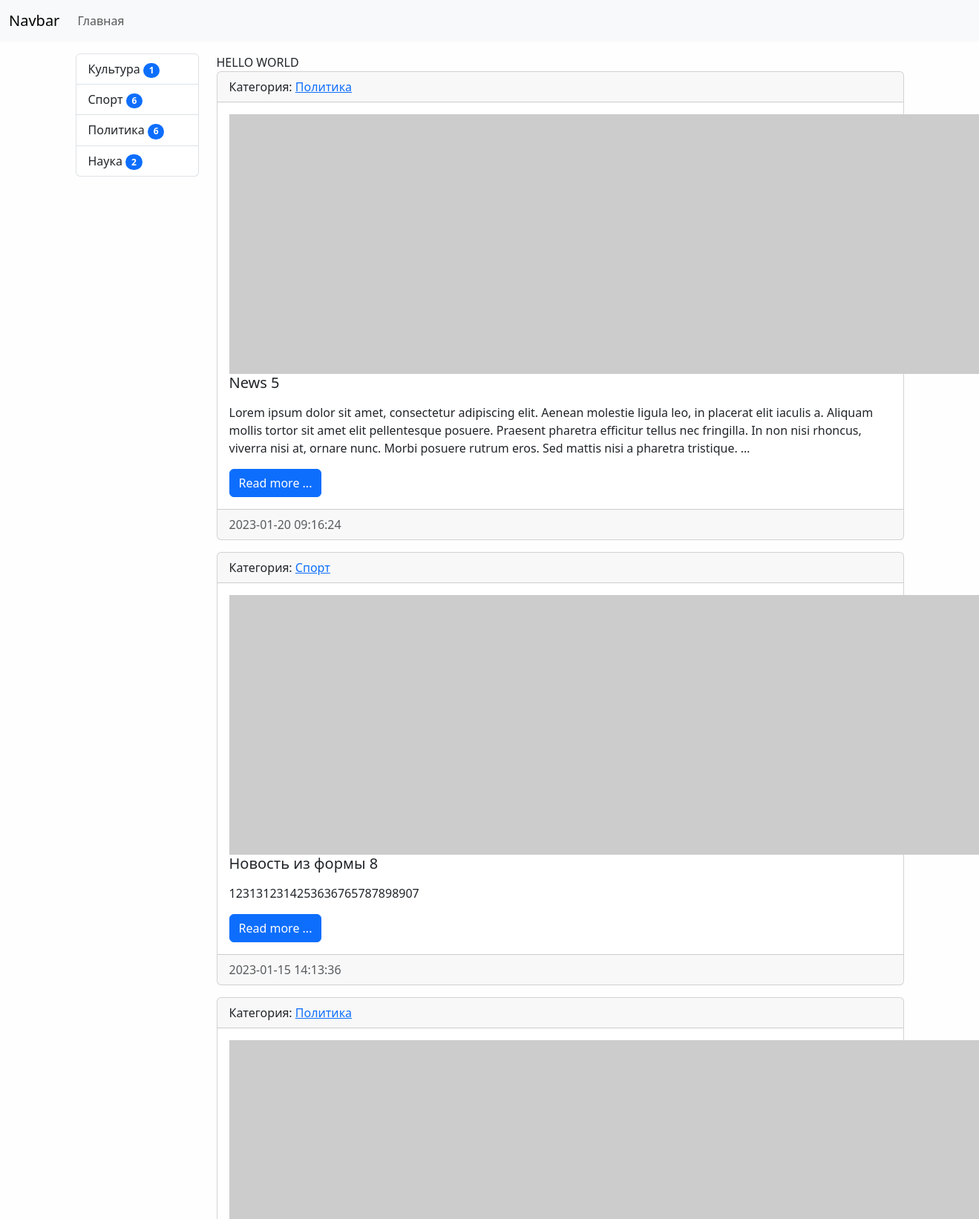
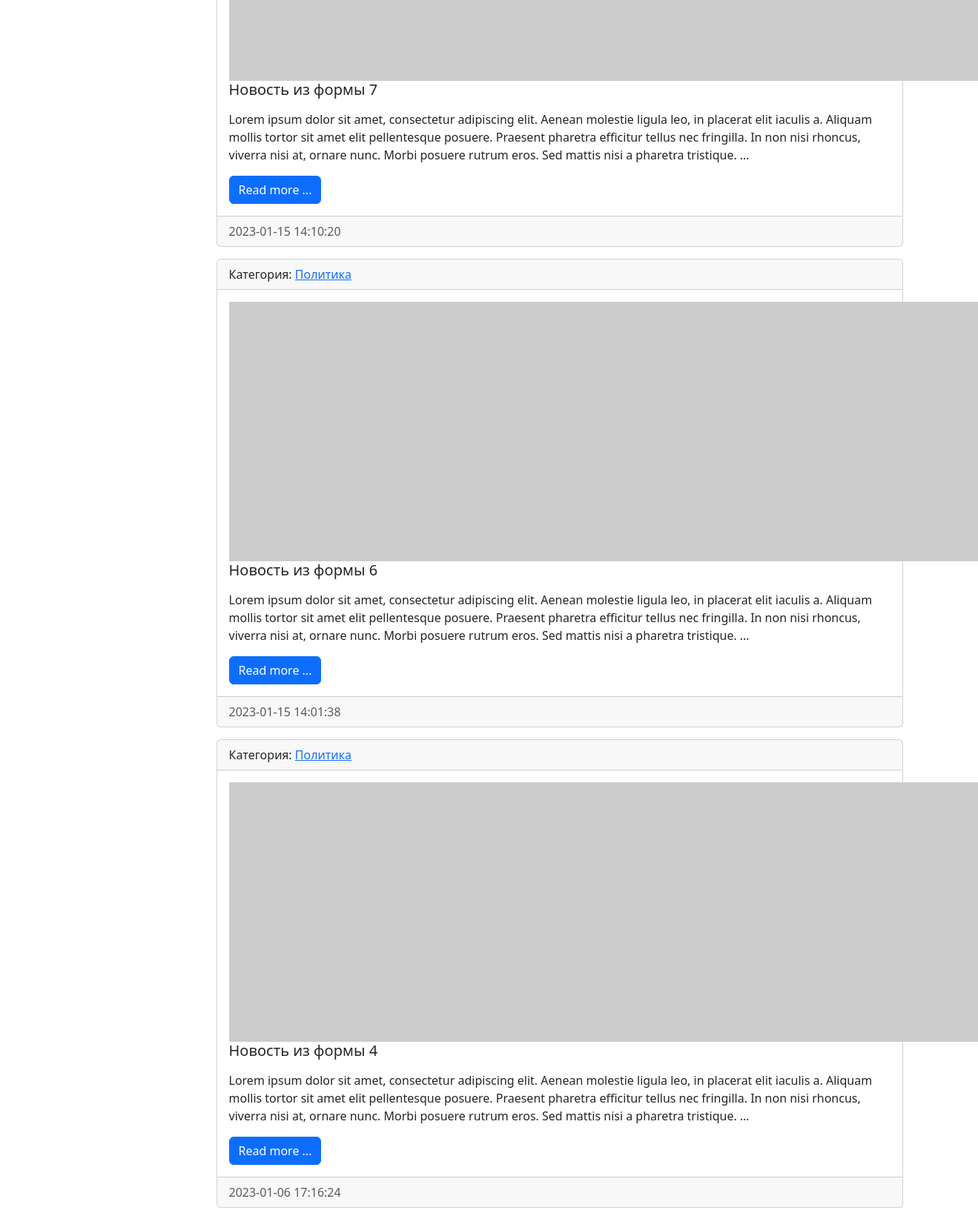
The page / (upper part) on the database its author committed (2 pictures, top to bottom).
### news/models.py (models this page shows, shortened)
class Category(models.Model):
    title = models.CharField(max_length=150, verbose_name='Категория', db_index=True, )
    class Meta:
        verbose_name = 'Категория'
        verbose_name_plural = 'Категории'
        ordering = ['title']
    def get_absolute_url(self):
        return reverse('category', kwargs={'category_id': self.pk})

class News(models.Model):
    title = models.CharField(max_length=150, verbose_name='Наименование')
    content = models.TextField(blank=True, verbose_name='Контент')
    created_at = models.DateTimeField(auto_now_add=True, verbose_name='Создана')
    updated_at = models.DateTimeField(auto_now=True, verbose_name='Обновлена')
    photo = models.ImageField(upload_to='photos/%Y/%m/%d', verbose_name='Фото', blank=True)
    is_publishes = models.BooleanField(default=True, verbose_name='Размещена')
    category = models.ForeignKey('Category', on_delete=models.PROTECT, verbose_name='Категория') #  null=True,
    views = models.IntegerField(default=0)
    def get_absolute_url(self):
        return reverse('view_news', kwargs={'pk': self.pk})
    class Meta:
        verbose_name = 'Новости'
        verbose_name_plural = 'Новости'
        ordering = ['-created_at']

### news/views.py (the view)
# urls.py: path('', HomeNews.as_view(), name='home'),
class HomeNews(MyMixin, ListView):
    model = News
    template_name = 'news/home_news_list.html'
    context_object_name = 'news'
    mixin_prop = 'hello world'
    def get_context_data(self, *, object_list=None, **kwargs):
        context = super().get_context_data(**kwargs)
        context['title'] = self.get_upper('Главная страница')
        context['mixin_prop'] = self.get_prop()
        return context
    def get_queryset(self):
        return News.objects.filter(is_publishes=True).select_related('category')

### news/templatetags/news_tags.py (called while the page is built)
@register.inclusion_tag('news/list_categories.html')
def show_categories(arg1='Hello', arg2='world'):
    categories = Category.objects.annotate(cnt=Count('news')).filter(cnt__gt=0)
    return {'categories': categories, 'arg1': arg1, 'arg2': arg2}

### news/utils.py (called while the page is built)
    def get_prop(self):
        return self.mixin_prop.upper()

    def get_upper(self, s):
        if isinstance(s, str):
            return s.upper()
        else:
            return s.title.upper()

### news/templates/news/home_news_list.html (shortened to what this page needs)
{% extends 'base.html' %}
{% block sidebar %}
{% include 'inc/_sidebar.html' %}
{% endblock %}
{% block content %}
{{ mixin_prop }}
{% for item in news %}
    <div class="card mb-3">
        <div class="card-header">
            Категория: <a href="{{ item.category.get_absolute_url }}"> {{ item.category.title}} </a>
        </div>
        <div class="card-body">
            <div class="media">
                {% if item.photo %}
                <img src="{{ item.photo.url }}" alt="" width="350" class="mr-3">
                {% else %}
                <img src="https://picsum.photos/id/1060/350/225/?blur=2" alt="" class="mr-3">
                {% endif %}
                <div class="media-body">
                    <h5 class="card-title">{{ item.title }}</h5>
                    <p class="card-text">{{ item.content|linebreaks|truncatewords:50 }}</p>
                    <a href="{{ item.get_absolute_url}}" class="btn btn-primary">Read more ...</a>
                </div>
            </div>
        </div>
        <div class="card-footer text-muted">
            {{ item.created_at|date:"Y-m-d H:i:s" }}
        </div>
    </div>
{% endfor %}
{% endblock %}

### news/templates/news/list_categories.html
<div class="list-group">
    {% for item in categories %}
    <a href="{{ item.get_absolute_url }}" class="list-group-item list-group-item-action">
        {{ item.title }} <span class="badge bg-primary rounded-pill">     {{ item.cnt }}
    </span> </a>
    {% endfor %}
</div>

### yasite/static/css/style.css (style rules this page uses)
body { background-color: #fefefe; }

### rows shown on the page
Category: title "Культура", cnt "1"
Category: title "Спорт", cnt "6"
Category: title "Политика", cnt "6"
Category: title "Наука", cnt "2"
News: category "Политика", title "News 5", content "Lorem ipsum dolor sit amet, consectetur adipiscing elit. Aenean molestie ligula leo, in placerat elit iaculis a. Aliquam mollis tortor sit amet elit pellentesque posuere. Praesent pharetra efficitur tellus nec fringilla. In non nisi rhoncus, viverra nisi at, ornare nunc. Morbi posuere rutrum eros. Sed mattis nisi a pharetra tristique. …", created_at "2023-01-20 09:16:24"
News: category "Спорт", title "Новость из формы 8", content "1231312314253636765787898907", created_at "2023-01-15 14:13:36"
News: category "Политика", title "Новость из формы 7", content "Lorem ipsum dolor sit amet, consectetur adipiscing elit. Aenean molestie ligula leo, in placerat elit iaculis a. Aliquam mollis tortor sit amet elit pellentesque posuere. Praesent pharetra efficitur tellus nec fringilla. In non nisi rhoncus, viverra nisi at, ornare nunc. Morbi posuere rutrum eros. Sed mattis nisi a pharetra tristique. …", created_at "2023-01-15 14:10:20"
News: category "Политика", title "Новость из формы 6", content "Lorem ipsum dolor sit amet, consectetur adipiscing elit. Aenean molestie ligula leo, in placerat elit iaculis a. Aliquam mollis tortor sit amet elit pellentesque posuere. Praesent pharetra efficitur tellus nec fringilla. In non nisi rhoncus, viverra nisi at, ornare nunc. Morbi posuere rutrum eros. Sed mattis nisi a pharetra tristique. …", created_at "2023-01-15 14:01:38"
News: category "Политика", title "Новость из формы 4", content "Lorem ipsum dolor sit amet, consectetur adipiscing elit. Aenean molestie ligula leo, in placerat elit iaculis a. Aliquam mollis tortor sit amet elit pellentesque posuere. Praesent pharetra efficitur tellus nec fringilla. In non nisi rhoncus, viverra nisi at, ornare nunc. Morbi posuere rutrum eros. Sed mattis nisi a pharetra tristique. …", created_at "2023-01-06 17:16:24"

### other values the page prints
{{ mixin_prop }} "HELLO WORLD"
